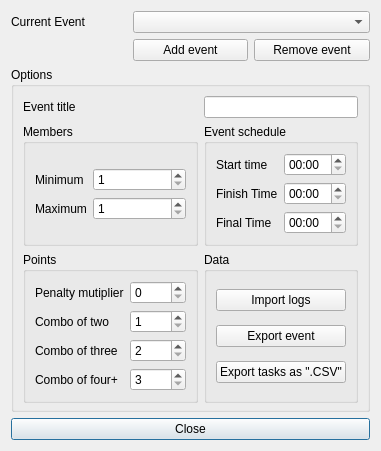
<?xml version="1.0" encoding="UTF-8"?>
<ui version="4.0">
 <class>Gui_Event</class>
 <widget class="QDialog" name="Gui_Event">
  <property name="geometry">
   <rect>
    <x>0</x>
    <y>0</y>
    <width>381</width>
    <height>416</height>
   </rect>
  </property>
  <property name="windowTitle">
   <string>Event management</string>
  </property>
  <property name="windowIcon">
   <iconset resource="resources.qrc">
    <normaloff>:/icons/events_dialog_16</normaloff>:/icons/events_dialog_16</iconset>
  </property>
  <layout class="QGridLayout" name="gridLayout">
   <item row="2" column="0" colspan="3">
    <widget class="QGroupBox" name="groupMisc">
     <property name="title">
      <string>Options</string>
     </property>
     <layout class="QGridLayout" name="miscLayout" columnstretch="1,0">
      <property name="bottomMargin">
       <number>6</number>
      </property>
      <item row="2" column="1">
       <widget class="QGroupBox" name="groupData">
        <property name="title">
         <string>Data</string>
        </property>
        <layout class="QVBoxLayout" name="verticalLayout">
         <item>
          <widget class="QPushButton" name="buttonImport">
           <property name="toolTip">
            <string>Import log database from a different machine (beta)</string>
           </property>
           <property name="text">
            <string>Import logs</string>
           </property>
           <property name="icon">
            <iconset resource="resources.qrc">
             <normaloff>:/icons/import_16</normaloff>:/icons/import_16</iconset>
           </property>
          </widget>
         </item>
         <item>
          <widget class="QPushButton" name="buttonExport">
           <property name="text">
            <string>Export event</string>
           </property>
           <property name="icon">
            <iconset resource="resources.qrc">
             <normaloff>:/icons/export_16</normaloff>:/icons/export_16</iconset>
           </property>
          </widget>
         </item>
         <item>
          <widget class="QPushButton" name="buttonExportCSV">
           <property name="toolTip">
            <string>Export task list in CSV format</string>
           </property>
           <property name="text">
            <string>Export tasks as &quot;.CSV&quot;</string>
           </property>
           <property name="icon">
            <iconset resource="resources.qrc">
             <normaloff>:/icons/export_16</normaloff>:/icons/export_16</iconset>
           </property>
          </widget>
         </item>
        </layout>
       </widget>
      </item>
      <item row="1" column="1">
       <widget class="QGroupBox" name="groupTime">
        <property name="title">
         <string>Event schedule</string>
        </property>
        <layout class="QGridLayout" name="timeLayout">
         <item row="0" column="1">
          <widget class="QLabel" name="startTimeLabel">
           <property name="text">
            <string>Start time</string>
           </property>
          </widget>
         </item>
         <item row="1" column="2">
          <widget class="QTimeEdit" name="finishTime">
           <property name="toolTip">
            <string>Time from which penalty is being calculated</string>
           </property>
           <property name="currentSection">
            <enum>QDateTimeEdit::HourSection</enum>
           </property>
           <property name="displayFormat">
            <string>HH:mm</string>
           </property>
          </widget>
         </item>
         <item row="0" column="2">
          <widget class="QTimeEdit" name="startTime">
           <property name="toolTip">
            <string>Start time of the event</string>
           </property>
           <property name="currentSection">
            <enum>QDateTimeEdit::HourSection</enum>
           </property>
           <property name="displayFormat">
            <string>HH:mm</string>
           </property>
          </widget>
         </item>
         <item row="2" column="2">
          <widget class="QTimeEdit" name="finalTime">
           <property name="toolTip">
            <string>Team is disqualified after this time</string>
           </property>
           <property name="currentSection">
            <enum>QDateTimeEdit::HourSection</enum>
           </property>
           <property name="displayFormat">
            <string>HH:mm</string>
           </property>
          </widget>
         </item>
         <item row="2" column="1">
          <widget class="QLabel" name="finalTimeLabel">
           <property name="text">
            <string>Final Time</string>
           </property>
          </widget>
         </item>
         <item row="1" column="1">
          <widget class="QLabel" name="finishTimeLabel">
           <property name="text">
            <string>Finish Time</string>
           </property>
          </widget>
         </item>
        </layout>
       </widget>
      </item>
      <item row="1" column="0">
       <widget class="QGroupBox" name="groupBox">
        <property name="title">
         <string>Members</string>
        </property>
        <layout class="QFormLayout" name="formLayout">
         <property name="formAlignment">
          <set>Qt::AlignLeading|Qt::AlignLeft|Qt::AlignVCenter</set>
         </property>
         <item row="0" column="0">
          <widget class="QLabel" name="minLabel">
           <property name="text">
            <string>Minimum</string>
           </property>
          </widget>
         </item>
         <item row="0" column="1">
          <widget class="QSpinBox" name="min">
           <property name="toolTip">
            <string>Minimum members in a team</string>
           </property>
           <property name="minimum">
            <number>1</number>
           </property>
          </widget>
         </item>
         <item row="1" column="0">
          <widget class="QLabel" name="maxLabel">
           <property name="text">
            <string>Maximum</string>
           </property>
          </widget>
         </item>
         <item row="1" column="1">
          <widget class="QSpinBox" name="max">
           <property name="toolTip">
            <string>Maximum members in a team</string>
           </property>
           <property name="minimum">
            <number>1</number>
           </property>
          </widget>
         </item>
        </layout>
       </widget>
      </item>
      <item row="0" column="1">
       <widget class="QLineEdit" name="titleEdit"/>
      </item>
      <item row="0" column="0">
       <widget class="QLabel" name="titleLabel">
        <property name="text">
         <string>Event title</string>
        </property>
       </widget>
      </item>
      <item row="2" column="0">
       <widget class="QGroupBox" name="groupPoints">
        <property name="title">
         <string>Points</string>
        </property>
        <layout class="QGridLayout" name="pointsLayout">
         <item row="3" column="1">
          <widget class="QSpinBox" name="dCombo">
           <property name="toolTip">
            <string>Points for three tasks in one picture</string>
           </property>
           <property name="minimum">
            <number>2</number>
           </property>
          </widget>
         </item>
         <item row="3" column="0">
          <widget class="QLabel" name="dComboLabel">
           <property name="text">
            <string>Combo of three</string>
           </property>
          </widget>
         </item>
         <item row="5" column="1">
          <widget class="QSpinBox" name="tCombo">
           <property name="toolTip">
            <string>Points for four or more tasks in one picture</string>
           </property>
           <property name="minimum">
            <number>3</number>
           </property>
          </widget>
         </item>
         <item row="5" column="0">
          <widget class="QLabel" name="tComboLabel">
           <property name="text">
            <string>Combo of four+</string>
           </property>
          </widget>
         </item>
         <item row="1" column="1">
          <widget class="QSpinBox" name="sCombo">
           <property name="toolTip">
            <string>Points for two tasks in one picture</string>
           </property>
           <property name="minimum">
            <number>1</number>
           </property>
          </widget>
         </item>
         <item row="1" column="0">
          <widget class="QLabel" name="sComboLabel">
           <property name="text">
            <string>Combo of two</string>
           </property>
          </widget>
         </item>
         <item row="0" column="1">
          <widget class="QSpinBox" name="penalty">
           <property name="toolTip">
            <string>Penalty points for every minute past finish time</string>
           </property>
          </widget>
         </item>
         <item row="0" column="0">
          <widget class="QLabel" name="penaltyLabel">
           <property name="text">
            <string>Penalty mutiplier</string>
           </property>
          </widget>
         </item>
        </layout>
       </widget>
      </item>
     </layout>
    </widget>
   </item>
   <item row="0" column="1" colspan="2">
    <widget class="QComboBox" name="eventCombo"/>
   </item>
   <item row="0" column="0">
    <widget class="QLabel" name="currentEventLabel">
     <property name="text">
      <string>Current Event</string>
     </property>
    </widget>
   </item>
   <item row="3" column="0" colspan="3">
    <widget class="QPushButton" name="buttonClose">
     <property name="text">
      <string>Close</string>
     </property>
     <property name="icon">
      <iconset resource="resources.qrc">
       <normaloff>:/icons/close_16</normaloff>:/icons/close_16</iconset>
     </property>
     <property name="default">
      <bool>true</bool>
     </property>
    </widget>
   </item>
   <item row="1" column="2">
    <widget class="QPushButton" name="buttonRemove">
     <property name="text">
      <string>Remove event</string>
     </property>
     <property name="icon">
      <iconset resource="resources.qrc">
       <normaloff>:/icons/event_remove_16</normaloff>:/icons/event_remove_16</iconset>
     </property>
    </widget>
   </item>
   <item row="1" column="1">
    <widget class="QPushButton" name="buttonAdd">
     <property name="text">
      <string>Add event</string>
     </property>
     <property name="icon">
      <iconset resource="resources.qrc">
       <normaloff>:/icons/event_add_16</normaloff>:/icons/event_add_16</iconset>
     </property>
    </widget>
   </item>
  </layout>
 </widget>
 <resources>
  <include location="resources.qrc"/>
 </resources>
 <connections/>
</ui>
